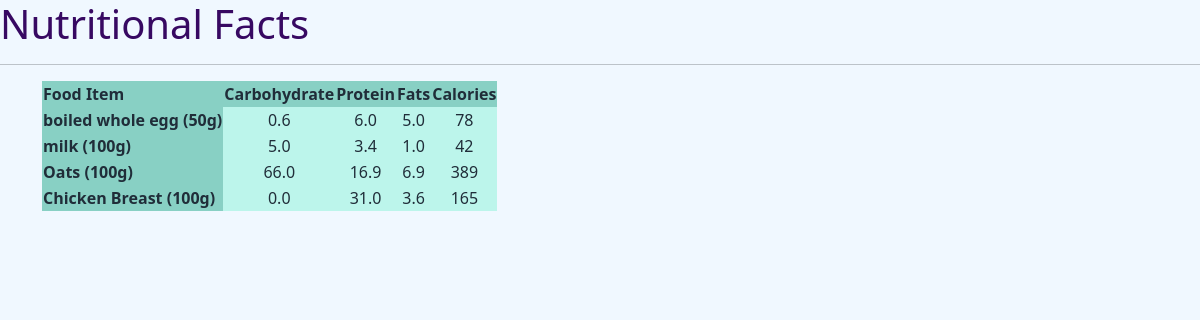
/list2/, run on an earlier commit of the app's database.
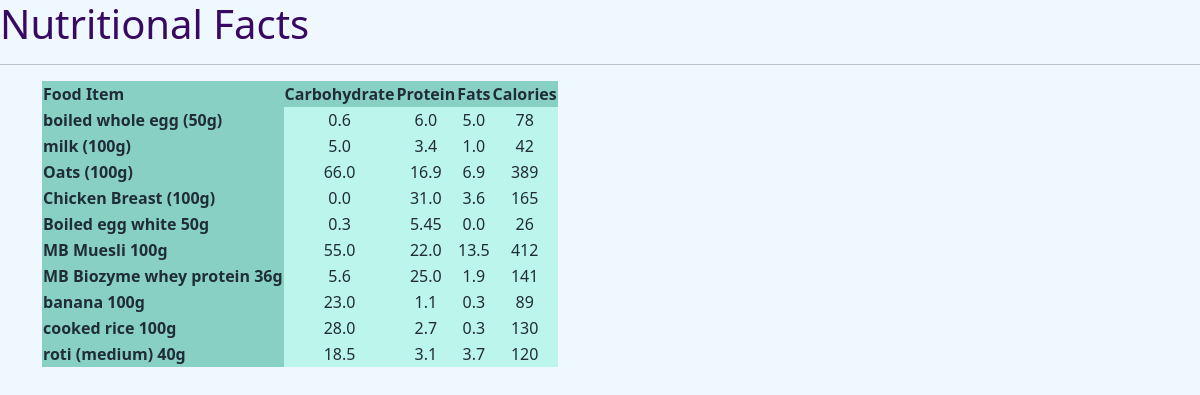
And on a later commit of the database.
### myapp/models.py (models this page shows, shortened)
class Food(models.Model):
    name = models.CharField(max_length=200)
    carbs = models.FloatField()
    protein = models.FloatField()
    fats = models.FloatField()
    calories = models.IntegerField()

### myapp/views.py (the view)
# urls.py: path('list2/',views.mv_list_2,name='mv_list_2'),
def mv_list_2(request):
    food_list = Food.objects.all()
    return render(request,'myapp/mv_index_list.html',{'food_list':food_list})

### myapp/templates/myapp/mv_index_list.html (shortened to what this page needs)
<!DOCTYPE html>
<html lang="en">
<head>
    <link href="https://cdn.jsdelivr.net/npm/bootstrap@5.3.3/dist/css/bootstrap.min.css" rel="stylesheet">
</head>
<body style="background-color: aliceblue;">
    <h1 style="color: rgb(55, 9, 98);">Nutritional Facts</h1>
    <hr>
    <div class="container">
        <table>
            <tr style="background-color: rgb(136, 208, 196); color: rgb(32, 45, 57);">
                <th>Food Item</th>
                <th>Carbohydrate</th>
                <th>Protein</th>
                <th>Fats</th>
                <th>Calories</th>
            </tr>
            {% for food in food_list %}
                <tr style="background-color: rgb(188, 245, 235); color: rgb(32, 45, 57);" align="center">
                    <td style="background-color: rgb(136, 208, 196); color: rgb(32, 45, 57);" align="left"><b>{{food.name}}</b></td>
                    <td>{{food.carbs}}</td>
                    <td>{{food.protein}}</td>
                    <td>{{food.fats}}</td>
                    <td>{{food.calories}}</td>
                </tr>
            {% endfor %}
        </table>
    </div>
</body>
</html>

What changed in the data, as far as the page shows it:
added Food: name "Boiled egg white 50g", carbs "0.3", protein "5.45", fats "0.0", calories "26"
added Food: name "MB Muesli 100g", carbs "55.0", protein "22.0", fats "13.5", calories "412"
added Food: name "MB Biozyme whey protein 36g", carbs "5.6", protein "25.0", fats "1.9", calories "141"
added Food: name "banana 100g", carbs "23.0", protein "1.1", fats "0.3", calories "89"
added Food: name "cooked rice 100g", carbs "28.0", protein "2.7", fats "0.3", calories "130"
added Food: name "roti (medium) 40g", carbs "18.5", protein "3.1", fats "3.7", calories "120"
